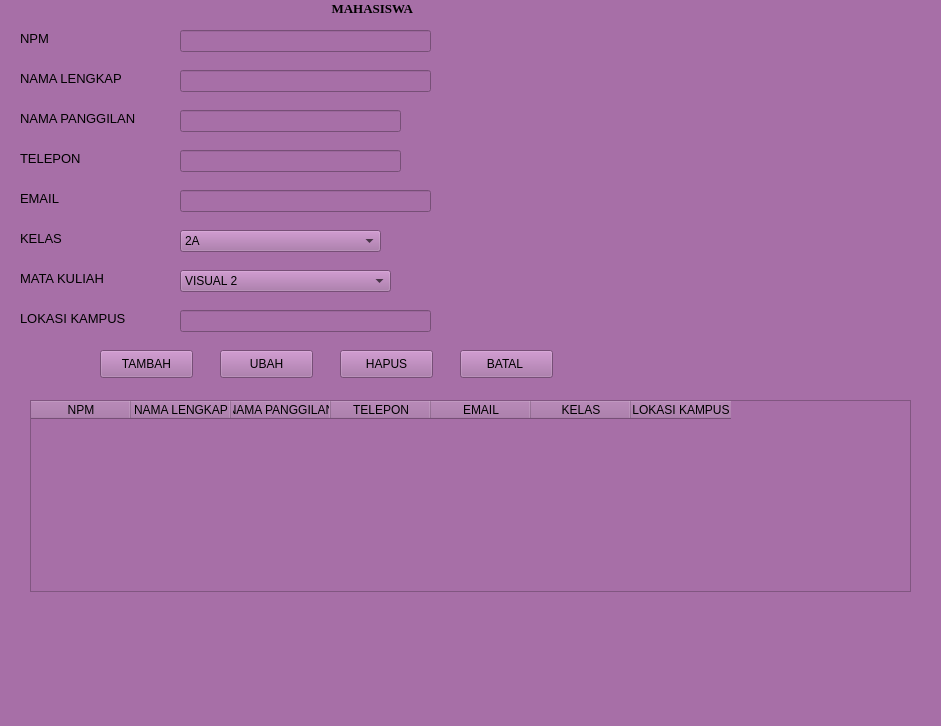
<?xml version="1.0" encoding="UTF-8"?>
<ui version="4.0">
 <class>MainWindow</class>
 <widget class="QMainWindow" name="MainWindow">
  <property name="geometry">
   <rect>
    <x>0</x>
    <y>0</y>
    <width>941</width>
    <height>726</height>
   </rect>
  </property>
  <property name="windowTitle">
   <string>MainWindow</string>
  </property>
  <property name="autoFillBackground">
   <bool>false</bool>
  </property>
  <property name="styleSheet">
   <string notr="true">background-color: rgb(167, 111, 167)</string>
  </property>
  <widget class="QWidget" name="centralwidget">
   <widget class="QLabel" name="label">
    <property name="geometry">
     <rect>
      <x>20</x>
      <y>30</y>
      <width>55</width>
      <height>16</height>
     </rect>
    </property>
    <property name="font">
     <font>
      <pointsize>10</pointsize>
     </font>
    </property>
    <property name="styleSheet">
     <string notr="true">border-color: rgb(170, 255, 255);</string>
    </property>
    <property name="text">
     <string>NPM</string>
    </property>
   </widget>
   <widget class="QLabel" name="label_2">
    <property name="geometry">
     <rect>
      <x>20</x>
      <y>70</y>
      <width>141</width>
      <height>16</height>
     </rect>
    </property>
    <property name="font">
     <font>
      <pointsize>10</pointsize>
     </font>
    </property>
    <property name="text">
     <string>NAMA LENGKAP</string>
    </property>
   </widget>
   <widget class="QLabel" name="label_3">
    <property name="geometry">
     <rect>
      <x>20</x>
      <y>110</y>
      <width>171</width>
      <height>16</height>
     </rect>
    </property>
    <property name="font">
     <font>
      <pointsize>10</pointsize>
     </font>
    </property>
    <property name="text">
     <string>NAMA PANGGILAN</string>
    </property>
   </widget>
   <widget class="QLabel" name="label_4">
    <property name="geometry">
     <rect>
      <x>20</x>
      <y>150</y>
      <width>91</width>
      <height>16</height>
     </rect>
    </property>
    <property name="font">
     <font>
      <pointsize>10</pointsize>
     </font>
    </property>
    <property name="text">
     <string>TELEPON</string>
    </property>
   </widget>
   <widget class="QLabel" name="label_5">
    <property name="geometry">
     <rect>
      <x>20</x>
      <y>190</y>
      <width>71</width>
      <height>16</height>
     </rect>
    </property>
    <property name="font">
     <font>
      <pointsize>10</pointsize>
     </font>
    </property>
    <property name="text">
     <string>EMAIL</string>
    </property>
   </widget>
   <widget class="QLabel" name="label_6">
    <property name="geometry">
     <rect>
      <x>20</x>
      <y>230</y>
      <width>71</width>
      <height>16</height>
     </rect>
    </property>
    <property name="font">
     <font>
      <pointsize>10</pointsize>
     </font>
    </property>
    <property name="text">
     <string>KELAS</string>
    </property>
   </widget>
   <widget class="QLabel" name="label_7">
    <property name="geometry">
     <rect>
      <x>20</x>
      <y>270</y>
      <width>121</width>
      <height>16</height>
     </rect>
    </property>
    <property name="font">
     <font>
      <pointsize>10</pointsize>
     </font>
    </property>
    <property name="text">
     <string>MATA KULIAH</string>
    </property>
   </widget>
   <widget class="QLabel" name="label_8">
    <property name="geometry">
     <rect>
      <x>20</x>
      <y>310</y>
      <width>131</width>
      <height>16</height>
     </rect>
    </property>
    <property name="font">
     <font>
      <pointsize>10</pointsize>
     </font>
    </property>
    <property name="text">
     <string>LOKASI KAMPUS</string>
    </property>
   </widget>
   <widget class="QLineEdit" name="lineEdit">
    <property name="geometry">
     <rect>
      <x>180</x>
      <y>30</y>
      <width>251</width>
      <height>22</height>
     </rect>
    </property>
   </widget>
   <widget class="QLineEdit" name="lineEdit_2">
    <property name="geometry">
     <rect>
      <x>180</x>
      <y>70</y>
      <width>251</width>
      <height>22</height>
     </rect>
    </property>
   </widget>
   <widget class="QLineEdit" name="lineEdit_3">
    <property name="geometry">
     <rect>
      <x>180</x>
      <y>110</y>
      <width>221</width>
      <height>22</height>
     </rect>
    </property>
   </widget>
   <widget class="QLineEdit" name="lineEdit_4">
    <property name="geometry">
     <rect>
      <x>180</x>
      <y>150</y>
      <width>221</width>
      <height>22</height>
     </rect>
    </property>
   </widget>
   <widget class="QLineEdit" name="lineEdit_5">
    <property name="geometry">
     <rect>
      <x>180</x>
      <y>190</y>
      <width>251</width>
      <height>22</height>
     </rect>
    </property>
   </widget>
   <widget class="QLineEdit" name="lineEdit_8">
    <property name="geometry">
     <rect>
      <x>180</x>
      <y>310</y>
      <width>251</width>
      <height>22</height>
     </rect>
    </property>
   </widget>
   <widget class="QComboBox" name="comboBox">
    <property name="enabled">
     <bool>true</bool>
    </property>
    <property name="geometry">
     <rect>
      <x>180</x>
      <y>230</y>
      <width>201</width>
      <height>22</height>
     </rect>
    </property>
    <item>
     <property name="text">
      <string>2A</string>
     </property>
    </item>
    <item>
     <property name="text">
      <string>4A</string>
     </property>
    </item>
    <item>
     <property name="text">
      <string>1A</string>
     </property>
    </item>
   </widget>
   <widget class="QComboBox" name="comboBox_2">
    <property name="enabled">
     <bool>true</bool>
    </property>
    <property name="geometry">
     <rect>
      <x>180</x>
      <y>270</y>
      <width>211</width>
      <height>22</height>
     </rect>
    </property>
    <item>
     <property name="text">
      <string>VISUAL 2</string>
     </property>
    </item>
    <item>
     <property name="text">
      <string>WEB 2</string>
     </property>
    </item>
    <item>
     <property name="text">
      <string>BASIS DATA</string>
     </property>
    </item>
    <item>
     <property name="text">
      <string>PBO</string>
     </property>
    </item>
   </widget>
   <widget class="QPushButton" name="pushButton">
    <property name="geometry">
     <rect>
      <x>100</x>
      <y>350</y>
      <width>93</width>
      <height>28</height>
     </rect>
    </property>
    <property name="styleSheet">
     <string notr="true">pushButton:rgb(0, 0, 127)</string>
    </property>
    <property name="text">
     <string>TAMBAH</string>
    </property>
   </widget>
   <widget class="QPushButton" name="pushButton_2">
    <property name="geometry">
     <rect>
      <x>220</x>
      <y>350</y>
      <width>93</width>
      <height>28</height>
     </rect>
    </property>
    <property name="text">
     <string>UBAH</string>
    </property>
   </widget>
   <widget class="QPushButton" name="pushButton_3">
    <property name="geometry">
     <rect>
      <x>340</x>
      <y>350</y>
      <width>93</width>
      <height>28</height>
     </rect>
    </property>
    <property name="text">
     <string>HAPUS</string>
    </property>
   </widget>
   <widget class="QPushButton" name="pushButton_4">
    <property name="geometry">
     <rect>
      <x>460</x>
      <y>350</y>
      <width>93</width>
      <height>28</height>
     </rect>
    </property>
    <property name="text">
     <string>BATAL </string>
    </property>
   </widget>
   <widget class="QTableWidget" name="tableWidget">
    <property name="geometry">
     <rect>
      <x>30</x>
      <y>400</y>
      <width>881</width>
      <height>192</height>
     </rect>
    </property>
    <property name="styleSheet">
     <string notr="true">selection-color: rgb(0, 0, 127);
border-color: rgb(0, 0, 127);</string>
    </property>
    <column>
     <property name="text">
      <string>NPM</string>
     </property>
    </column>
    <column>
     <property name="text">
      <string>NAMA LENGKAP</string>
     </property>
    </column>
    <column>
     <property name="text">
      <string>NAMA PANGGILAN</string>
     </property>
    </column>
    <column>
     <property name="text">
      <string>TELEPON</string>
     </property>
    </column>
    <column>
     <property name="text">
      <string>EMAIL</string>
     </property>
    </column>
    <column>
     <property name="text">
      <string>KELAS</string>
     </property>
    </column>
    <column>
     <property name="text">
      <string>LOKASI KAMPUS</string>
     </property>
    </column>
   </widget>
   <widget class="QLabel" name="label_9">
    <property name="geometry">
     <rect>
      <x>0</x>
      <y>0</y>
      <width>931</width>
      <height>16</height>
     </rect>
    </property>
    <property name="font">
     <font>
      <family>Times New Roman</family>
      <pointsize>10</pointsize>
      <weight>75</weight>
      <bold>true</bold>
     </font>
    </property>
    <property name="text">
     <string>                                                                                                      MAHASISWA</string>
    </property>
   </widget>
  </widget>
  <widget class="QMenuBar" name="menubar">
   <property name="geometry">
    <rect>
     <x>0</x>
     <y>0</y>
     <width>941</width>
     <height>26</height>
    </rect>
   </property>
  </widget>
  <widget class="QStatusBar" name="statusbar"/>
 </widget>
 <resources/>
 <connections/>
</ui>
